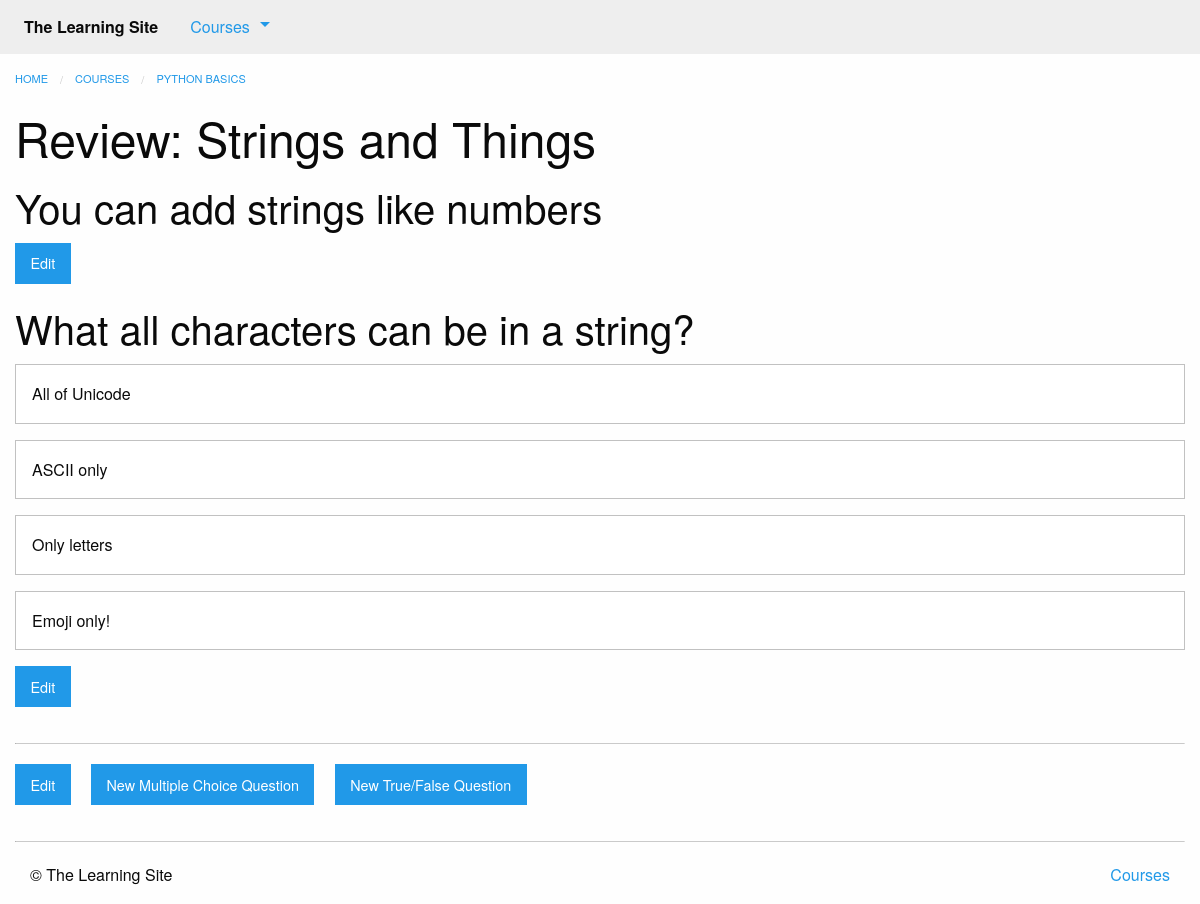
The app's page /courses/1/q2/ (signed in) with its own data.
### courses/models.py (models this page shows, shortened)
class Step(models.Model):
    title = models.CharField(max_length=255)
    description = models.TextField()
    order = models.IntegerField(default=0)
    course = models.ForeignKey(Course)
    class Meta:
        abstract = True
        ordering = ['order',]

class Quiz(Step):
    total_questions = models.IntegerField(default=4)
    class Meta:
        verbose_name_plural = "Quizzes"

class Course(models.Model):
    created_at = models.DateTimeField(auto_now_add=True)
    title = models.CharField(max_length=255)
    description = models.TextField()

class Question(models.Model):
    quiz = models.ForeignKey(Quiz)
    order = models.IntegerField(default=0)
    prompt = models.TextField()
    class Meta:
        ordering = ['order',]

class Answer(models.Model):
    question = models.ForeignKey(Question)
    order = models.IntegerField(default=0)
    text = models.CharField(max_length=255)
    correct = models.BooleanField(default=False)
    class Meta:
        ordering = ['order',]

### courses/views.py (the view)
# urls.py: url(r'(?P<course_pk>\d+)/q(?P<step_pk>\d+)/$', views.quiz_detail,
def quiz_detail(request, course_pk, step_pk):
    step = get_object_or_404(models.Quiz, course_id=course_pk, pk=step_pk)
    return render(request, 'courses/quiz_detail.html', {'step': step})

### courses/templatetags/course_extras.py (called while the page is built)
@register.inclusion_tag('courses/course_nav.html')
def nav_courses_list():
    courses = Course.objects.all()[:5]
    return {'courses': courses}

### courses/templates/courses/quiz_detail.html (shortened to what this page needs)
{% extends "courses/layout.html" %}
{% load course_extras %}
{% block breadcrumbs %}
    <li><a href="{% url 'courses:detail' pk=step.course.pk %}">{{ step.course.title }}</a></li>
{% endblock %}
{% block content %}
    <div class="row columns">
        <article>
            {{ block.super }}
            <h1>{{ step.title }}</h1>
            <ul class="no-bullet">
            {% for question in step.question_set.all %}
                <li>
                    <h2>{{ question.prompt }}</h2>
                    {% for answer in question.answer_set.all %}
                        <div class="callout">{{ answer.text }}</div>
                    {% endfor %}
                    {% if user.is_authenticated %}
                        <a href="{% url 'courses:edit_question' question_pk=question.pk quiz_pk=step.pk %}" class="button">Edit</a>
                    {% endif %}
                </li>
            {% endfor %}
            </ul>
        </article>
        {% if user.is_authenticated %}
        	<hr>
        	<a href="{% url 'courses:edit_quiz' course_pk=step.course.pk quiz_pk=step.pk %}" class="button">Edit</a>
        	<a href="{% url 'courses:create_question' quiz_pk=step.pk question_type='mc' %}" class="button">New Multiple Choice Question</a>
        	<a href="{% url 'courses:create_question' quiz_pk=step.pk question_type='tf' %}" class="button">New True/False Question</a>
        {% endif %}
    </div>
{% endblock %}

### records on screen
Quiz: course "PYTHON BASICS", title "Review: Strings and Things"
Question: prompt "You can add strings like numbers"
Question: prompt "What all characters can be in a string?"
Answer: text "All of Unicode"
Answer: text "ASCII only"
Answer: text "Only letters"
Answer: text "Emoji only!"
